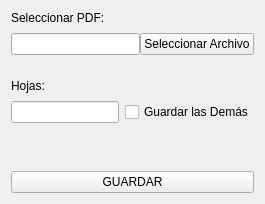
                   <widget class="QWidget" name="SplitPdf_tab">
                    <attribute name="title">
                     <string>Separar PDF</string>
                    </attribute>
                    <layout class="QVBoxLayout" name="verticalLayout_14">
                     <item>
                      <layout class="QVBoxLayout" name="verticalLayout_13">
                       <item>
                        <widget class="QLabel" name="label_17">
                         <property name="text">
                          <string>Seleccionar PDF:</string>
                         </property>
                        </widget>
                       </item>
                       <item>
                        <layout class="QHBoxLayout" name="horizontalLayout_9">
                         <property name="spacing">
                          <number>0</number>
                         </property>
                         <property name="topMargin">
                          <number>2</number>
                         </property>
                         <property name="bottomMargin">
                          <number>2</number>
                         </property>
                         <item>
                          <widget class="QLineEdit" name="SplitPdf_In">
                           <property name="maximumSize">
                            <size>
                             <width>800</width>
                             <height>16777215</height>
                            </size>
                           </property>
                          </widget>
                         </item>
                         <item>
                          <widget class="QPushButton" name="SplitPdf_selFile">
                           <property name="text">
                            <string>Seleccionar Archivo</string>
                           </property>
                          </widget>
                         </item>
                        </layout>
                       </item>
                      </layout>
                     </item>
                     <item>
                      <spacer name="verticalSpacer_5">
                       <property name="orientation">
                        <enum>Qt::Orientation::Vertical</enum>
                       </property>
                       <property name="sizeType">
                        <enum>QSizePolicy::Policy::Minimum</enum>
                       </property>
                       <property name="sizeHint" stdset="0">
                        <size>
                         <width>20</width>
                         <height>16</height>
                        </size>
                       </property>
                      </spacer>
                     </item>
                     <item>
                      <layout class="QVBoxLayout" name="verticalLayout_12">
                       <item>
                        <widget class="QLabel" name="label_16">
                         <property name="text">
                          <string>Hojas:</string>
                         </property>
                        </widget>
                       </item>
                       <item>
                        <layout class="QHBoxLayout" name="horizontalLayout_10">
                         <property name="topMargin">
                          <number>2</number>
                         </property>
                         <property name="bottomMargin">
                          <number>2</number>
                         </property>
                         <item>
                          <widget class="QLineEdit" name="SplitPdf_Sheets">
                           <property name="maximumSize">
                            <size>
                             <width>800</width>
                             <height>16777215</height>
                            </size>
                           </property>
                          </widget>
                         </item>
                         <item>
                          <widget class="QCheckBox" name="SplitPdf_SaveAll_Button">
                           <property name="text">
                            <string>Guardar las Demás</string>
                           </property>
                          </widget>
                         </item>
                        </layout>
                       </item>
                      </layout>
                     </item>
                     <item>
                      <spacer name="verticalSpacer_4">
                       <property name="orientation">
                        <enum>Qt::Orientation::Vertical</enum>
                       </property>
                       <property name="sizeHint" stdset="0">
                        <size>
                         <width>20</width>
                         <height>40</height>
                        </size>
                       </property>
                      </spacer>
                     </item>
                     <item>
                      <widget class="QPushButton" name="SplitPdf_Button">
                       <property name="text">
                        <string>GUARDAR</string>
                       </property>
                      </widget>
                     </item>
                    </layout>
                   </widget>
